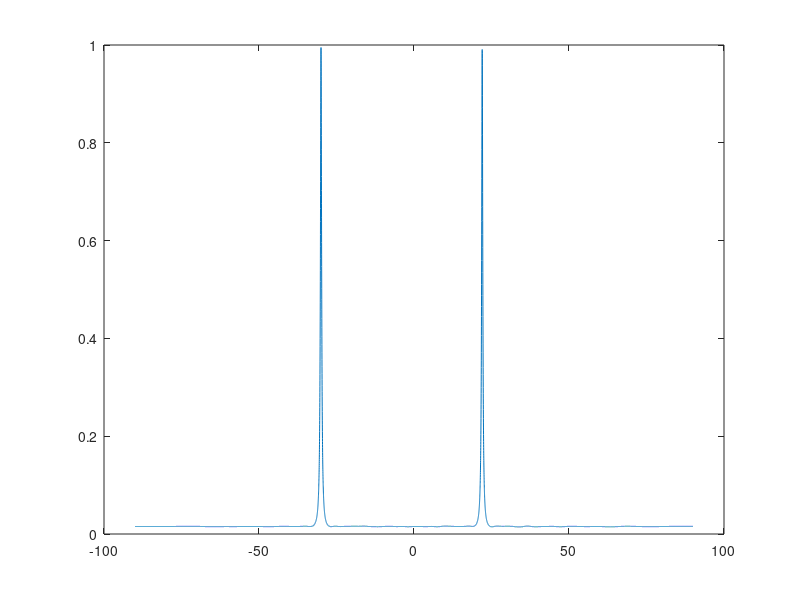

Recreate this plot in MATLAB.
% MVDR Implementation

% R - spatial covariance matrix
% k - expected number of sources
% d0 - inter element spacing used to obtain R

% R should obviously be square

% ------------------------- OUR DATA ------------------------------------
N = 64; % num elements
fs = 1500; %hz
wavelength = 1500/250; 
spacing = 118/63;
d = spacing/wavelength;
P = [1 1];
doas = [-30 22]*pi/180;

K = 3000;
r = 2; % total number of signals

A=exp(-1i*2*pi*d*(0:N-1)'*sin(doas(:)'));
sig=round(rand(r,K))*2-1;
noise=sqrt(1/2)*(randn(N,K)+1i*randn(N,K));  %Uncorrelated noise

% ------------------------- OUR DATA ------------------------------------
X=A*diag(sqrt(P))*sig+noise;   %Generate data matrix

R = X*X'/K; % spatial covariance matrix 10x10
%R = toeplitz(autocorr(X, N-1));

IR = inv(R);

% directions to look
angles=(-90:0.01:90);
% steering vector to look
a1=exp(-1i*2*pi*d*(0:N-1)'*sin(angles(:)'*pi/180));

for k = 1:length(angles)
    mvdr(k) = 1/(a1(:,k)'*IR*a1(:,k));
end

figure(1)
plot(angles,abs(mvdr))
